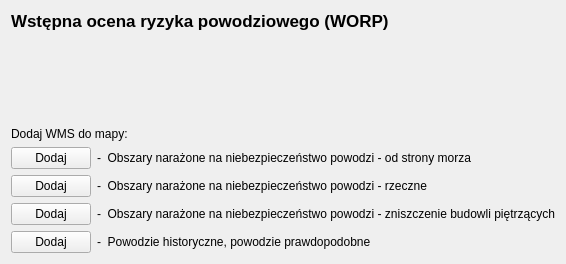
          <widget class="QWidget" name="tab_WORP">
           <attribute name="title">
            <string>WORP</string>
           </attribute>
           <layout class="QFormLayout" name="formLayout">
            <item row="0" column="0" colspan="2">
             <widget class="QLabel" name="label_45">
              <property name="font">
               <font>
                <pointsize>13</pointsize>
                <weight>75</weight>
                <bold>true</bold>
               </font>
              </property>
              <property name="text">
               <string>Wstępna ocena ryzyka powodziowego (WORP)</string>
              </property>
             </widget>
            </item>
            <item row="1" column="0" colspan="2">
             <layout class="QHBoxLayout" name="horizontalLayout_2">
              <item>
               <widget class="QLabel" name="label_9">
                <property name="text">
                 <string>




</string>
                </property>
               </widget>
              </item>
              <item>
               <widget class="QLabel" name="label_8">
                <property name="text">
                 <string/>
                </property>
               </widget>
              </item>
              <item>
               <widget class="QLabel" name="label_7">
                <property name="text">
                 <string/>
                </property>
               </widget>
              </item>
              <item>
               <widget class="QLabel" name="label">
                <property name="text">
                 <string/>
                </property>
               </widget>
              </item>
              <item>
               <widget class="QLabel" name="label_78">
                <property name="styleSheet">
                 <string notr="true">image: url(:/plugins/Wody_Polskie_WMS/icon.png);</string>
                </property>
                <property name="text">
                 <string/>
                </property>
                <property name="alignment">
                 <set>Qt::AlignRight|Qt::AlignTrailing|Qt::AlignVCenter</set>
                </property>
               </widget>
              </item>
             </layout>
            </item>
            <item row="2" column="0" colspan="2">
             <widget class="QLabel" name="label_44">
              <property name="text">
               <string>Dodaj WMS do mapy:</string>
              </property>
             </widget>
            </item>
            <item row="3" column="0">
             <widget class="QPushButton" name="pbWORP1">
              <property name="text">
               <string>Dodaj</string>
              </property>
             </widget>
            </item>
            <item row="3" column="1">
             <widget class="QLabel" name="label_WORP1">
              <property name="text">
               <string>-  Obszary narażone na niebezpieczeństwo powodzi - od strony morza</string>
              </property>
             </widget>
            </item>
            <item row="4" column="0">
             <widget class="QPushButton" name="pbWORP2">
              <property name="text">
               <string>Dodaj</string>
              </property>
             </widget>
            </item>
            <item row="4" column="1">
             <widget class="QLabel" name="label_WORP2">
              <property name="text">
               <string>-  Obszary narażone na niebezpieczeństwo powodzi - rzeczne</string>
              </property>
             </widget>
            </item>
            <item row="5" column="0">
             <widget class="QPushButton" name="pbWORP3">
              <property name="text">
               <string>Dodaj</string>
              </property>
             </widget>
            </item>
            <item row="5" column="1">
             <widget class="QLabel" name="label_WORP3">
              <property name="text">
               <string>-  Obszary narażone na niebezpieczeństwo powodzi - zniszczenie budowli piętrzących</string>
              </property>
             </widget>
            </item>
            <item row="6" column="0">
             <widget class="QPushButton" name="pbWORP4">
              <property name="text">
               <string>Dodaj</string>
              </property>
             </widget>
            </item>
            <item row="6" column="1">
             <widget class="QLabel" name="label_WORP4">
              <property name="text">
               <string>-  Powodzie historyczne, powodzie prawdopodobne</string>
              </property>
             </widget>
            </item>
           </layout>
          </widget>
